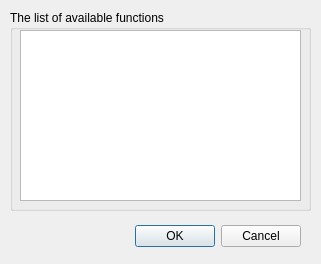
<?xml version="1.0" encoding="UTF-8"?>
<ui version="4.0">
 <class>TFunListDialog</class>
 <widget class="QDialog" name="TFunListDialog">
  <property name="geometry">
   <rect>
    <x>0</x>
    <y>0</y>
    <width>321</width>
    <height>264</height>
   </rect>
  </property>
  <property name="minimumSize">
   <size>
    <width>321</width>
    <height>264</height>
   </size>
  </property>
  <property name="maximumSize">
   <size>
    <width>321</width>
    <height>264</height>
   </size>
  </property>
  <property name="windowTitle">
   <string>Select the function for the analysis</string>
  </property>
  <widget class="QDialogButtonBox" name="buttonBox">
   <property name="geometry">
    <rect>
     <x>60</x>
     <y>220</y>
     <width>241</width>
     <height>32</height>
    </rect>
   </property>
   <property name="orientation">
    <enum>Qt::Horizontal</enum>
   </property>
   <property name="standardButtons">
    <set>QDialogButtonBox::Cancel|QDialogButtonBox::Ok</set>
   </property>
  </widget>
  <widget class="QGroupBox" name="groupBox">
   <property name="geometry">
    <rect>
     <x>10</x>
     <y>10</y>
     <width>301</width>
     <height>201</height>
    </rect>
   </property>
   <property name="title">
    <string>The list of available functions</string>
   </property>
   <widget class="QListWidget" name="listWidget">
    <property name="geometry">
     <rect>
      <x>10</x>
      <y>20</y>
      <width>281</width>
      <height>171</height>
     </rect>
    </property>
   </widget>
  </widget>
 </widget>
 <resources/>
 <connections>
  <connection>
   <sender>buttonBox</sender>
   <signal>accepted()</signal>
   <receiver>TFunListDialog</receiver>
   <slot>accept()</slot>
   <hints>
    <hint type="sourcelabel">
     <x>248</x>
     <y>254</y>
    </hint>
    <hint type="destinationlabel">
     <x>157</x>
     <y>274</y>
    </hint>
   </hints>
  </connection>
  <connection>
   <sender>buttonBox</sender>
   <signal>rejected()</signal>
   <receiver>TFunListDialog</receiver>
   <slot>reject()</slot>
   <hints>
    <hint type="sourcelabel">
     <x>316</x>
     <y>260</y>
    </hint>
    <hint type="destinationlabel">
     <x>286</x>
     <y>274</y>
    </hint>
   </hints>
  </connection>
  <connection>
   <sender>listWidget</sender>
   <signal>doubleClicked(QModelIndex)</signal>
   <receiver>TFunListDialog</receiver>
   <slot>accept()</slot>
   <hints>
    <hint type="sourcelabel">
     <x>160</x>
     <y>115</y>
    </hint>
    <hint type="destinationlabel">
     <x>160</x>
     <y>143</y>
    </hint>
   </hints>
  </connection>
 </connections>
</ui>
